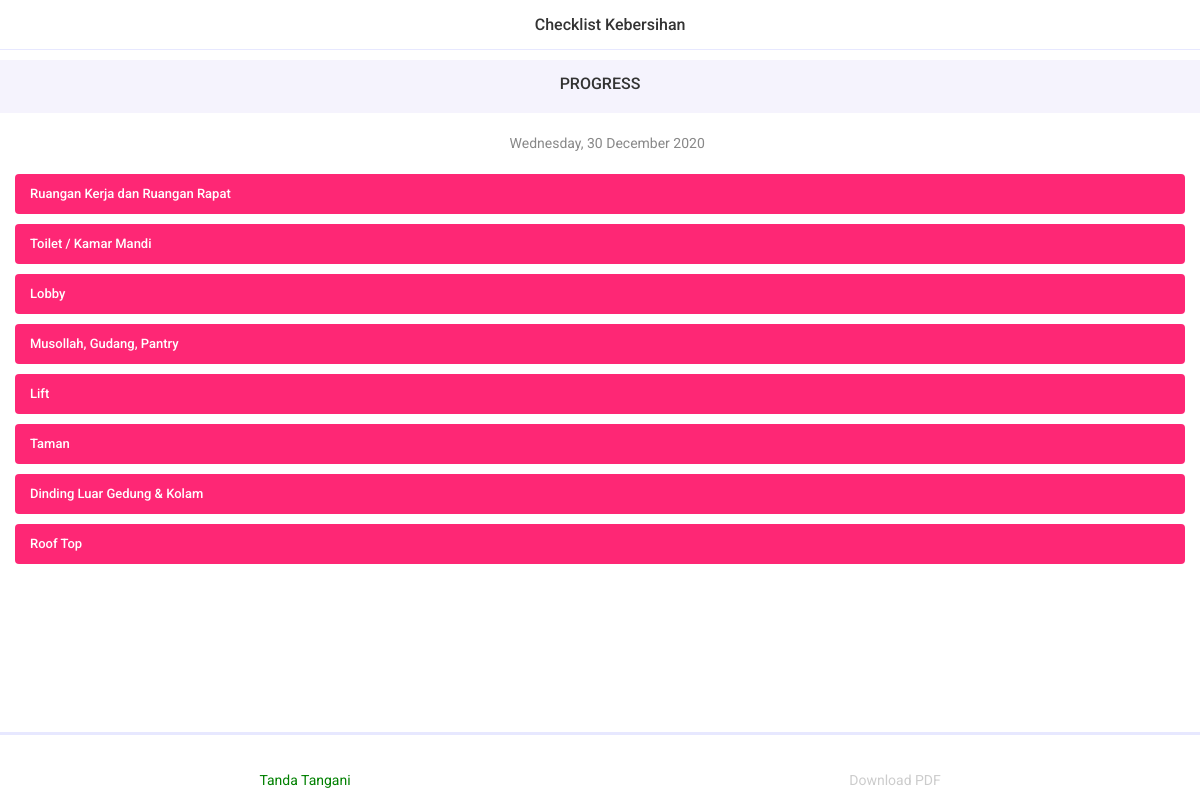
/cleaning/progress (signed in), run on the app's committed database.
### cleaning/models.py (models this page shows, shortened)
class cln_area(models.Model):
    nama_area = models.CharField(max_length=100, name='namaArea',
                                 verbose_name='Nama Area', unique=True, blank=False, null=False)
    class Meta:
        db_table = ''
        managed = True
        verbose_name = 'area'
        verbose_name_plural = 'areas'

class cln_day(models.Model):
    hari_ini = models.DateField(
        name="hariIni", auto_now=False, auto_now_add=False, verbose_name="Hari ini")
    clnMaker = models.ForeignKey(User, verbose_name="Maker's Signature",
                                 on_delete=models.PROTECT, related_name="clnMaker", blank=True, null=True, limit_choices_to={'groups__name': 'maker'})
    clnChecker = models.ForeignKey(User, verbose_name="Checker's Signature",
                                   on_delete=models.PROTECT, related_name="clnChecker", blank=True, null=True, limit_choices_to={'groups__name': 'checker'})
    clnSigner = models.ForeignKey(User, verbose_name="Signer's Signature",
                                  on_delete=models.PROTECT, related_name="clnSigner", blank=True, null=True, limit_choices_to={'groups__name': 'signer'})
    class Meta:
        verbose_name = _("day")
        verbose_name_plural = _("days")

### cleaning/views.py (the view)
# urls.py: path('progress', cln_progress, name='cln_progress'),
@login_required(login_url='user_login')
def cln_progress(request):
    areas = cln_area.objects.all()
    subareas = cln_subarea.objects.all()
    harians = cln_daily.objects.filter(hariIni=date.today())
    areaCount = areas.count()
    days = None
    if request.user.groups.all().first().name == 'maker':
        days = cln_day.objects.filter(Q(hariIni=date.today()) & Q(clnMaker__isnull=True) & Q(
            clnChecker__isnull=True) & Q(clnSigner__isnull=True))
    if request.user.groups.all().first().name == 'checker':
        days = cln_day.objects.filter(Q(hariIni=date.today()) & Q(clnMaker__isnull=False) & Q(
            clnChecker__isnull=True) & Q(clnSigner__isnull=True))
    if request.user.groups.all().first().name == 'signer':
        days = cln_day.objects.filter(Q(hariIni=date.today()) & Q(clnMaker__isnull=False) & Q(
            clnChecker__isnull=False) & Q(clnSigner__isnull=True))
    context = {
        'areas': areas,
        'subareas': subareas,
        'harians': harians,
        'tanggal': date.today(),
        "areaCount": areaCount,
        'title': 'Checklist Kebersihan',
        'days': days,
    }
    return render(request, 'cleaning/cln_progress.html', context)

### templates/cleaning/cln_progress.html (shortened to what this page needs)
{% extends "base.html" %}{% load static %}
{% block navbar %}
<div class="left"><a href="{% url 'cln_home' %}" class="link"><i class="icon ion-ios-arrow-back"></i></a>
</div>
<div class="title">{{title}}</div>
{% endblock navbar %}
{% block page_wrapper %}
<div class="newsletter bg-lightblue">
    <div class="separator-small"></div>
    <div class="section-title text-center title-large">
        <h6>PROGRESS</h6>
    </div>
    <div class="separator-small"></div>
</div>
<div class="separator-medium"></div>
<div class="faq">
    <div class="container">
        <div class="title-faq">
            <p><i class="icon ion-ios-calendar"></i> {{tanggal | date:"l, d F Y"}}</p>
        </div>
    </div>
</div>
<div class="separator-medium"></div>
{% if areaCount == 0 %}
<div class="maintenance">
    <div class="container">
        <img src="{% static 'images/maintenance.png' %}" height="300" width="300" alt="">
        <h5 class="mb-5" style="color: red;"><strong>Area Not Found</strong></h5>
        <div class="button-default">
            <div class="row">
                <div class="col-6">
                    <a href="{% url 'cln_settings' %}" class="button">Settings</a>
                </div>
                <div class="col-6">
                    <a href="{% url 'cln_area_add' %}" class="button button-outline">Create Area</a>
                </div>
            </div>
        </div>
    </div>
</div>
{% else %}
<div id="accordionParent" class="accordion accordion-inset">
    {% for area in areas %}
    <div class="accordion-item">
        <div class="accordion-title collapsed" data-toggle="collapse" data-target="#accordionTwo{{area.pk}}">
            {{area.namaArea}}
        </div>
    </div>
    {% endfor %}
</div>
{% endif %}
{% endblock page_wrapper %}
{% block toolbar_bottom %}
<ul class="toolbar-bottom toolbar-wrap">
    <li class="toolbar-item">
        {% for day in days %}
        {% if user.groups.all.0.name == 'maker' %}
        <a href="{% url 'user_cln_maker_notification' user.username day.id day.hariIni %}"
            class="toolbar-link toolbar-link-active" style="color: green;">
            <i class="icon ion-ios-paper"></i>
            <p>Tanda Tangani</p>
        </a>
        {% elif user.groups.all.0.name == 'checker' %}
        <a href="{% url 'user_cln_checker_notification' user.username day.id day.hariIni %}"
            class="toolbar-link toolbar-link-active" style="color: green;">
            <i class="icon ion-ios-paper"></i>
            <p>Tanda Tangani</p>
        </a>
        {% elif user.groups.all.0.name == 'signer' %}
        <a href="{% url 'user_cln_signer_notification' user.username day.id day.hariIni %}"
            class="toolbar-link toolbar-link-active" style="color: green;">
            <i class="icon ion-ios-paper"></i>
            <p>Tanda Tangani</p>
        </a>
        {% endif %}
        {% endfor %}
    </li>
    <li class="toolbar-item">
        <a href="{% url 'cln_progress_download_pdf' %}" class="toolbar-link">
            <i class="icon ion-ios-download"></i>
            <p>Download PDF</p>
        </a>
    </li>
</ul>
{% endblock toolbar_bottom %}

### static/css/style.css (style rules this page uses)
body { font-family: 'Roboto', sans-serif; color: #888; font-size: 14px; font-weight: 400; background: #fff; }
h1, h2, h3, h4, h5, h6 { line-height: 110%; font-family: 'Roboto', sans-serif; margin: 0; font-weight: 500; color: #333; }
h6 { font-size: 16px; }
a { color: #333; }
ul { padding: 0; margin: 0; }
ul li { list-style-type: none; }
p { margin: 0; }
.bg-lightblue { background: #f5f3fd !important; }
.separator-small { height: 15px; }
.separator-medium { height: 20px; }
.section-title { margin: 0 15px 15px; }
.navbar .link { display: flex; font-size: 26px; height: 50px; align-items: center; }
.navbar .title { font-size: 16px; color: #333; font-weight: 500; }
.toolbar-bottom { position: fixed; background: #fff; bottom: 0; left: 0; right: 0; width: 100%; height: 42px; border: 0; z-index: 600; padding: 0 10px; }
.toolbar-bottom::before { content: ''; position: absolute; top: 0; left: 0; right: auto; bottom: auto; background: #e7e8ff; z-index: 15; width: 100%; height: 1px; }
.toolbar-wrap { display: flex; }
.toolbar-item { width: 100%; }
.toolbar-link { width: 100%; height: 100%; padding-top: 5px; padding-bottom: 5px; align-items: center; justify-content: center; display: flex; flex-direction: column; color: #ccc; transition: .2s ease-in-out; }
.toolbar-link .icon { font-size: 22px; height: 28px; line-height: 28px; }
.toolbar-link.toolbar-link-active { color: #fe2775; }
.accordion .accordion-item .accordion-title { color: #fff; padding-left: 15px; padding-right: 15px; background: #fe2775; font-size: 15px; font-weight: 500; line-height: 50px; cursor: pointer; display: flex; }
.accordion-inset { margin: 0 15px; }
.accordion-inset .accordion-item { margin-bottom: 10px; }
.accordion-inset .accordion-item:last-child { margin-bottom: 0; }
.accordion-inset .accordion-title { border-radius: 4px; }
.title-faq { text-align: center; }

### templates/base.html (style rules this page uses)
.section-title { margin-bottom: 5px; }
.toolbar-bottom { height: 68px; }
.toolbar-bottom::before { height: 3px; }
.toolbar-link .icon { font-size: 26px; line-height: 14px; }
.accordion .accordion-item .accordion-title { line-height: 40px; font-size: 13px; }

### data on the page
cln_area: namaArea "Ruangan Kerja dan Ruangan Rapat"
cln_area: namaArea "Toilet / Kamar Mandi"
cln_area: namaArea "Lobby"
cln_area: namaArea "Musollah, Gudang, Pantry"
cln_area: namaArea "Lift"
cln_area: namaArea "Taman"
cln_area: namaArea "Dinding Luar Gedung & Kolam"
cln_area: namaArea "Roof Top"

### other printed values
{{ title }} "Checklist Kebersihan"
